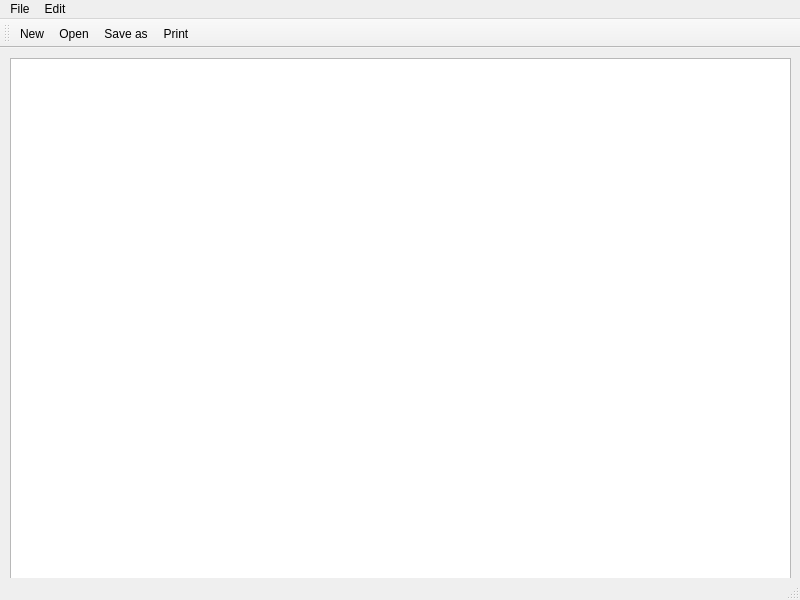
<?xml version="1.0" encoding="UTF-8"?>
<ui version="4.0">
 <class>MainWindow</class>
 <widget class="QMainWindow" name="MainWindow">
  <property name="geometry">
   <rect>
    <x>0</x>
    <y>0</y>
    <width>800</width>
    <height>600</height>
   </rect>
  </property>
  <property name="windowTitle">
   <string>MainWindow</string>
  </property>
  <widget class="QWidget" name="centralwidget">
   <widget class="QWidget" name="verticalLayoutWidget">
    <property name="geometry">
     <rect>
      <x>10</x>
      <y>10</y>
      <width>781</width>
      <height>541</height>
     </rect>
    </property>
    <layout class="QVBoxLayout" name="verticalLayout">
     <item>
      <widget class="QTextEdit" name="textPad"/>
     </item>
    </layout>
   </widget>
  </widget>
  <widget class="QMenuBar" name="menubar">
   <property name="geometry">
    <rect>
     <x>0</x>
     <y>0</y>
     <width>800</width>
     <height>21</height>
    </rect>
   </property>
   <widget class="QMenu" name="menuFile">
    <property name="title">
     <string>File</string>
    </property>
    <addaction name="actionNew"/>
    <addaction name="actionOpen"/>
    <addaction name="actionSave_as"/>
    <addaction name="actionPrint"/>
    <addaction name="actionExit"/>
   </widget>
   <widget class="QMenu" name="menuEdit">
    <property name="title">
     <string>Edit</string>
    </property>
    <addaction name="actionCopy"/>
    <addaction name="actionPaste"/>
    <addaction name="actionCut"/>
    <addaction name="actionUndo"/>
    <addaction name="actionRedo"/>
   </widget>
   <addaction name="menuFile"/>
   <addaction name="menuEdit"/>
  </widget>
  <widget class="QStatusBar" name="statusbar"/>
  <widget class="QToolBar" name="toolBar">
   <property name="windowTitle">
    <string>toolBar</string>
   </property>
   <attribute name="toolBarArea">
    <enum>TopToolBarArea</enum>
   </attribute>
   <attribute name="toolBarBreak">
    <bool>false</bool>
   </attribute>
   <addaction name="actionNew"/>
   <addaction name="actionOpen"/>
   <addaction name="actionSave_as"/>
   <addaction name="actionPrint"/>
  </widget>
  <action name="actionNew">
   <property name="icon">
    <iconset resource="Resources.qrc">
     <normaloff>:/imgs/New.bmp</normaloff>:/imgs/New.bmp</iconset>
   </property>
   <property name="text">
    <string>New</string>
   </property>
  </action>
  <action name="actionOpen">
   <property name="icon">
    <iconset resource="Resources.qrc">
     <normaloff>:/imgs/Open.bmp</normaloff>:/imgs/Open.bmp</iconset>
   </property>
   <property name="text">
    <string>Open</string>
   </property>
  </action>
  <action name="actionSave_as">
   <property name="icon">
    <iconset resource="Resources.qrc">
     <normaloff>:/imgs/Save.bmp</normaloff>:/imgs/Save.bmp</iconset>
   </property>
   <property name="text">
    <string>Save as</string>
   </property>
  </action>
  <action name="actionPrint">
   <property name="icon">
    <iconset resource="Resources.qrc">
     <normaloff>:/imgs/print.bmp</normaloff>:/imgs/print.bmp</iconset>
   </property>
   <property name="text">
    <string>Print</string>
   </property>
  </action>
  <action name="actionExit">
   <property name="text">
    <string>Exit</string>
   </property>
  </action>
  <action name="actionCopy">
   <property name="text">
    <string>Copy</string>
   </property>
  </action>
  <action name="actionPaste">
   <property name="text">
    <string>Paste</string>
   </property>
  </action>
  <action name="actionCut">
   <property name="text">
    <string>Cut</string>
   </property>
  </action>
  <action name="actionUndo">
   <property name="text">
    <string>Undo</string>
   </property>
  </action>
  <action name="actionRedo">
   <property name="text">
    <string>Redo</string>
   </property>
  </action>
 </widget>
 <resources>
  <include location="Resources.qrc"/>
 </resources>
 <connections/>
</ui>
